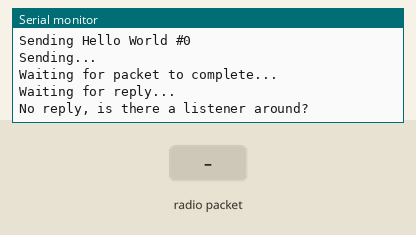
Simulated run of this sketch. Board: Arduino Uno, built with avr-gcc and run on an emulated ATmega328P. On the bench: the last lines printed to the serial monitor. Inputs (shaded band) come from the test bench. No radio packets arrive unless stated.

Above: at 1.3 s.
1.4 s: radio packet "1" arrives
At 3.2 s:
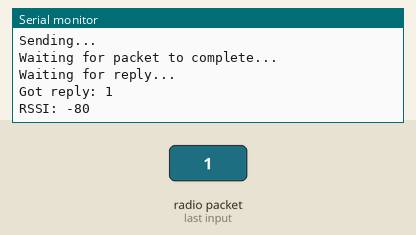
3.9 s: radio packet "0" arrives
At 5.26 s:
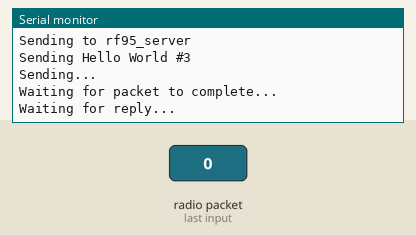
5.4 s: radio packet "2" arrives
At 6.0 s:
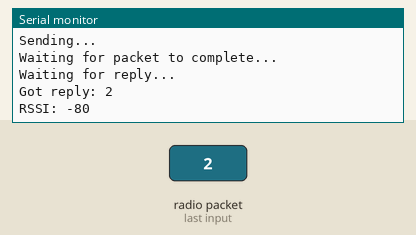
Timing chart, 0 to 8.4 s (numbered marks = the images above; inputs shaded):
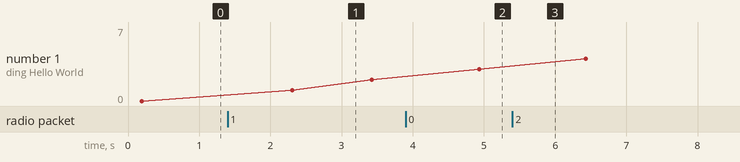

Measured:
- after the input at 1.4 s, the serial monitor: prints a new line after 1.0 s (image 1)
- after the input at 3.9 s, the serial monitor: prints a new line at once (image 2)
- after the input at 5.4 s, the serial monitor: prints a new line at once (image 3)
- plotted number 1: 0 → 2 after the input at 1.4 s, 2 → 3 after the input at 3.9 s, 3 → 7 after the input at 5.4 s

The sketch:

main.ino
```cpp
// LoRa 9x_TX
// -*- mode: C++ -*-
// Example sketch showing how to create a simple messaging client (transmitter)
// with the RH_RF95 class. RH_RF95 class does not provide for addressing or
// reliability, so you should only use RH_RF95 if you do not need the higher
// level messaging abilities.
// It is designed to work with the other example LoRa9x_RX

#include <SPI.h>
#include <RH_RF95.h>

#define RFM95_CS 10
#define RFM95_RST 9
#define RFM95_INT 2

// Change to 434.0 or other frequency, must match RX's freq!
#define RF95_FREQ 434.0

// Singleton instance of the radio driver
RH_RF95 rf95(RFM95_CS, RFM95_INT);

void setup()
{
  pinMode(RFM95_RST, OUTPUT);
  digitalWrite(RFM95_RST, HIGH);

  while (!Serial);
  Serial.begin(9600);
  delay(100);

  Serial.println("Arduino LoRa TX Test!");

  // manual reset
  digitalWrite(RFM95_RST, LOW);
  delay(10);
  digitalWrite(RFM95_RST, HIGH);
  delay(10);

  while (!rf95.init()) {
    Serial.println("LoRa radio init failed");
    while (1);
  }
  Serial.println("LoRa radio init OK!");

  // Defaults after init are 434.0MHz, modulation GFSK_Rb250Fd250, +13dbM
  if (!rf95.setFrequency(RF95_FREQ)) {
    Serial.println("setFrequency failed");
    while (1);
  }
  Serial.print("Set Freq to: "); Serial.println(RF95_FREQ);

  // Defaults after init are 434.0MHz, 13dBm, Bw = 125 kHz, Cr = 4/5, Sf = 128chips/symbol, CRC on

  // The default transmitter power is 13dBm, using PA_BOOST.
  // If you are using RFM95/96/97/98 modules which uses the PA_BOOST transmitter pin, then
  // you can set transmitter powers from 5 to 23 dBm:
  rf95.setTxPower(23);
}

int16_t packetnum = 0;  // packet counter, we increment per xmission

void loop()
{
  Serial.println("Sending to rf95_server");
  // Send a message to rf95_server

  char radiopacket[20] = "Hello World #      ";
  itoa(packetnum++, radiopacket+13, 10);
  Serial.print("Sending "); Serial.println(radiopacket);
  radiopacket[19] = 0;

  Serial.println("Sending..."); delay(10);
  rf95.send((uint8_t *)radiopacket, 20);

  Serial.println("Waiting for packet to complete..."); delay(10);
  rf95.waitPacketSent();
  // Now wait for a reply
  uint8_t buf[RH_RF95_MAX_MESSAGE_LEN];
  uint8_t len = sizeof(buf);

  Serial.println("Waiting for reply..."); delay(10);
  if (rf95.waitAvailableTimeout(1000))
  {
    // Should be a reply message for us now
    if (rf95.recv(buf, &len))
   {
      Serial.print("Got reply: ");
      Serial.println((char*)buf);
      Serial.print("RSSI: ");
      Serial.println(rf95.lastRssi(), DEC);
    }
    else
    {
      Serial.println("Receive failed");
    }
  }
  else
  {
    Serial.println("No reply, is there a listener around?");
  }
  delay(1000);
}
```
